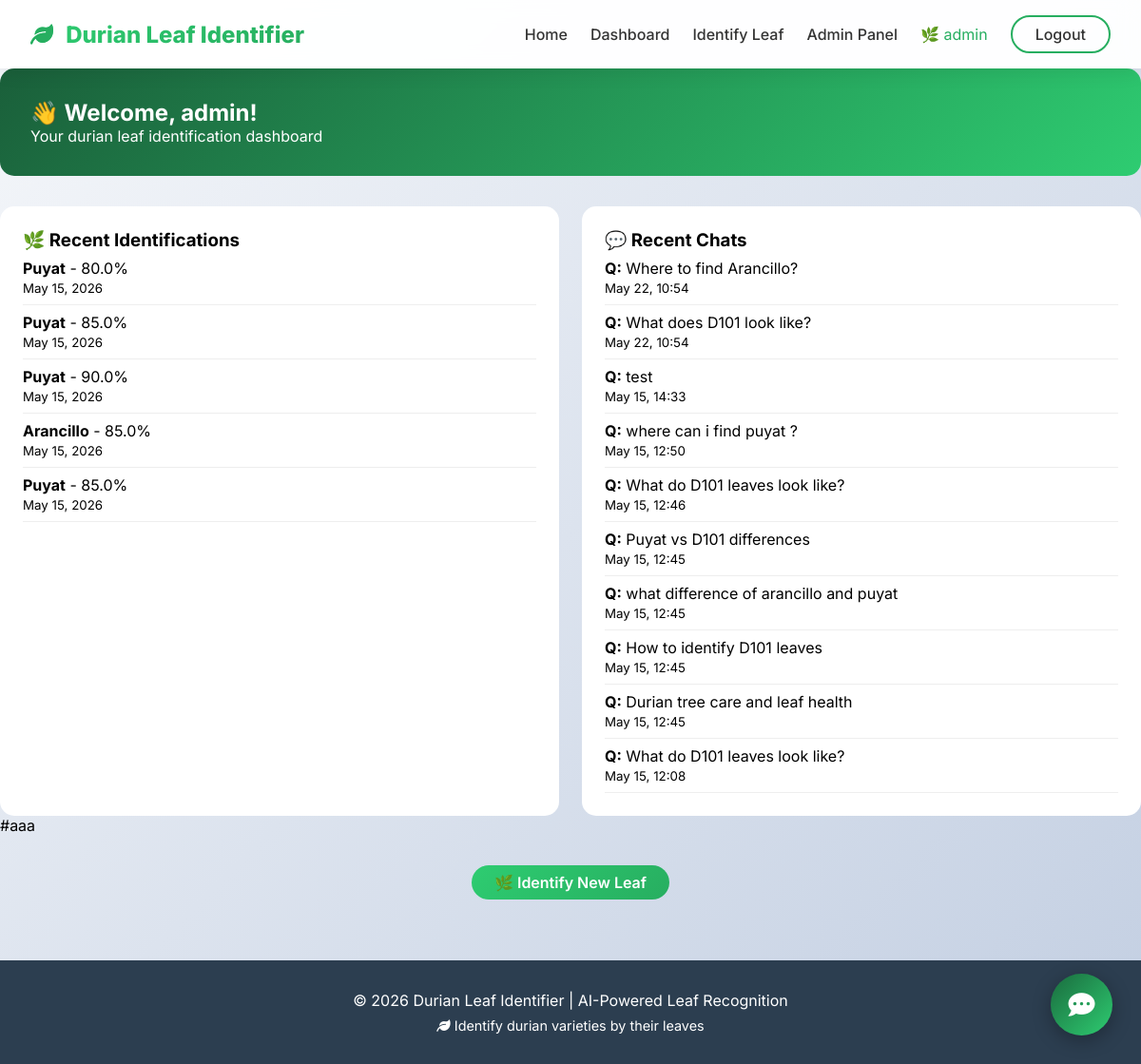
Before: /dashboard/ (signed in) with the older database file.
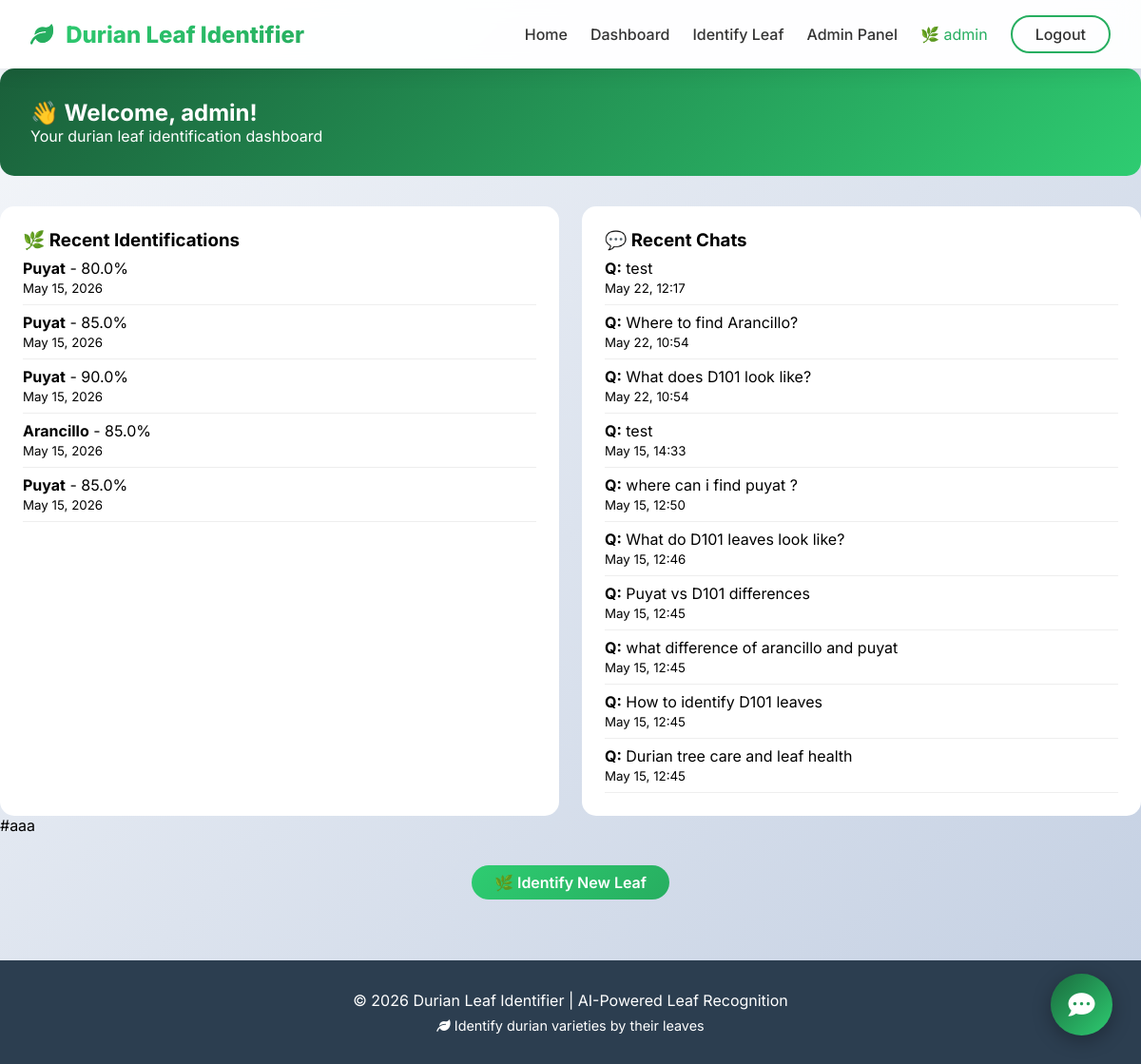
After: the same page with the newer database file.
### landing/models.py (models this page shows, shortened)
class LeafIdentification(models.Model):
    user = models.ForeignKey(User, on_delete=models.CASCADE, related_name='leaf_ids')
    image = models.ImageField(upload_to='leaves/')
    identified_variety = models.CharField(max_length=100, blank=True)
    confidence_score = models.FloatField(default=0.0)
    leaf_features = models.TextField(blank=True)
    created_at = models.DateTimeField(auto_now_add=True)
    class Meta:
        ordering = ['-created_at']

class ChatHistory(models.Model):
    user = models.ForeignKey(User, on_delete=models.CASCADE, related_name='chats')
    question = models.TextField()
    answer = models.TextField()
    created_at = models.DateTimeField(auto_now_add=True)
    class Meta:
        ordering = ['-created_at']

### landing/views.py (the view)
@login_required
def dashboard_view(request):
    chat_history = ChatHistory.objects.filter(user=request.user)[:10]
    leaf_ids = LeafIdentification.objects.filter(user=request.user)[:5]
    context = {
        'chat_history': chat_history,
        'leaf_identifications': leaf_ids,
        'user': request.user
    }
    return render(request, 'landing/dashboard.html', context)

### templates/landing/dashboard.html
{% extends 'landing/base.html' %}
{% block content %}
<div style="background: linear-gradient(135deg, #1a5f3a, #2ecc71); color: white; padding: 2rem; border-radius: 15px; margin-bottom: 2rem;">
    <h2>👋 Welcome, {{ user.first_name|default:user.username }}!</h2>
    <p>Your durian leaf identification dashboard</p>
</div>
<div style="display: grid; grid-template-columns: repeat(auto-fit, minmax(300px, 1fr)); gap: 1.5rem;">
    <div style="background: white; padding: 1.5rem; border-radius: 15px;">
        <h3>🌿 Recent Identifications</h3>
        {% if leaf_identifications %}
            {% for leaf in leaf_identifications %}
            <div style="padding: 0.5rem 0; border-bottom: 1px solid #eee;">
                <strong>{{ leaf.identified_variety }}</strong> - {{ leaf.confidence_score }}%<br>
                <small>{{ leaf.created_at|date:"M d, Y" }}</small>
            </div>
            {% endfor %}
        {% else %}
            <p>No identifications yet. <a href="{% url 'identify_leaf' %}">Upload a leaf photo!</a></p>
        {% endif %}
    </div>
    <div style="background: white; padding: 1.5rem; border-radius: 15px;">
        <h3>💬 Recent Chats</h3>
        {% if chat_history %}
            {% for chat in chat_history %}
            <div style="padding: 0.5rem 0; border-bottom: 1px solid #eee;">
                <strong>Q:</strong> {{ chat.question|truncatechars:50 }}<br>
                <small>{{ chat.created_at|date:"M d, H:i" }}</small>
            </div>
            {% endfor %}
        {% else %}
            <p>No chat history. <a href="/">Chat with AI!</a></p>
        {% endif %}
    </div>
</div>
#aaa
<div style="margin-top: 2rem; text-align: center;">
    <a href="{% url 'identify_leaf' %}" class="btn btn-primary">🌿 Identify New Leaf</a>
</div>
{% endblock %}

### templates/landing/base.html (shortened to what this page needs)
{% load static %}
<!DOCTYPE html>
<html lang="en">
<head>
    <link rel="stylesheet" href="https://cdnjs.cloudflare.com/ajax/libs/font-awesome/6.0.0-beta3/css/all.min.css">
</head>
<body>
    <nav class="navbar">
        <div class="nav-container">
            <a href="/" class="logo">
                <i class="fas fa-leaf"></i>
            </a>
            <div class="nav-links">
                <a href="/">Home</a>
                {% if user.is_authenticated %}
                    <a href="{% url 'dashboard' %}">Dashboard</a>
                    <a href="{% url 'identify_leaf' %}">Identify Leaf</a>
                    {% if user.is_superuser %}
                        <a href="{% url 'admin_dashboard' %}">Admin Panel</a>
                    {% endif %}
                    <span style="color: #27ae60;">🌿 {{ user.username }}</span>
                    <a href="{% url 'logout' %}" class="btn btn-outline">Logout</a>
                {% else %}
                    <a href="{% url 'login' %}" class="btn btn-outline">Login</a>
                    <a href="{% url 'register' %}" class="btn btn-primary">Register</a>
                {% endif %}
            </div>
        </div>
    </nav>
    {% block content %}{% endblock %}
    <footer class="footer">
        <p>&copy; 2026 Durian Leaf Identifier | AI-Powered Leaf Recognition</p>
        <p style="margin-top: 0.5rem; font-size: 0.9rem;">
            <i class="fas fa-leaf"></i> Identify durian varieties by their leaves
        </p>
    </footer>
    <div class="chat-button" id="chatButton">
        <i class="fas fa-comment-dots"></i>
    </div>
</body>
</html>

### templates/landing/base.html (style rules this page uses)
* { margin: 0; padding: 0; box-sizing: border-box; }
body { font-family: 'Inter', sans-serif; background: linear-gradient(135deg, #f5f7fa 0%, #c3cfe2 100%); min-height: 100vh; }
.navbar { background: rgba(255, 255, 255, 0.95); backdrop-filter: blur(10px); box-shadow: 0 2px 20px rgba(0,0,0,0.1); position: sticky; top: 0; z-index: 1000; }
.nav-container { max-width: 1200px; margin: 0 auto; padding: 1rem 2rem; display: flex; justify-content: space-between; align-items: center; flex-wrap: wrap; }
.logo { font-size: 1.5rem; font-weight: 800; background: linear-gradient(135deg, #2ecc71, #27ae60); -webkit-background-clip: text; background-clip: text; color: transparent; text-decoration: none; }
.logo i { color: #27ae60; margin-right: 0.5rem; }
.nav-links { display: flex; gap: 1.5rem; align-items: center; flex-wrap: wrap; }
.nav-links a { text-decoration: none; color: #333; font-weight: 500; transition: color 0.3s; }
.btn { padding: 0.5rem 1.5rem; border-radius: 50px; border: none; cursor: pointer; font-weight: 600; transition: all 0.3s; text-decoration: none; display: inline-block; }
.btn-primary { background: linear-gradient(135deg, #2ecc71, #27ae60); color: white; }
.btn-outline { background: transparent; border: 2px solid #27ae60; color: #27ae60; }
.footer { background: #2c3e50; color: white; text-align: center; padding: 2rem; margin-top: 4rem; }
.chat-button { position: fixed; bottom: 30px; right: 30px; width: 65px; height: 65px; background: linear-gradient(135deg, #1a6b3e, #2ecc71); border-radius: 50%; display: flex; align-items: center; justify-content: center; cursor: pointer; box-shadow: 0 5px 20px rgba(0,0,0,0.3); transition: all 0.3s ease; z-index: 1000; border: none; }
.chat-button i { font-size: 28px; color: white; }

Changed rows visible on the page:
no longer on this page (row unchanged): ChatHistory: question "What do D101 leaves look like?", created_at "May 15, 12:08"
added ChatHistory: question "test", created_at "May 22, 12:17"
